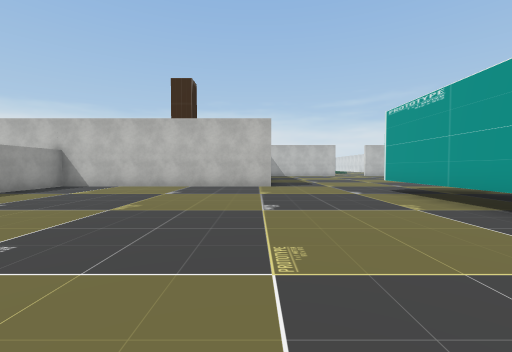
view 1 (above)

22 first-person views from a walk through a 3-D level made in the Unity game engine. The camera is 1.4 m above the floor, tilts 2° down and sees 90° across. The floor is counted in squares, 2 m on a side. Each view is taken from the middle of a square. On the plan, view 1 faces up. The plan holds only what a view shows up to about 9 squares ahead; the rest is blank. The place goes on beyond the plan. The player is left out. Some animated figures are not drawn. Some surface patterns are stand-ins.

view 2
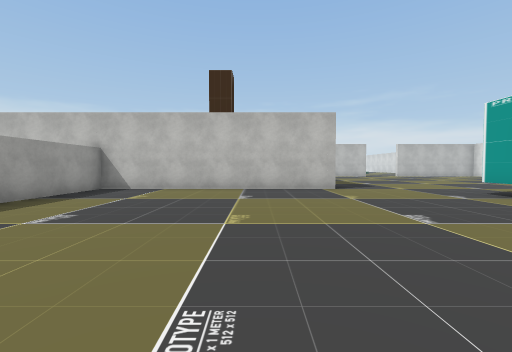

view 3
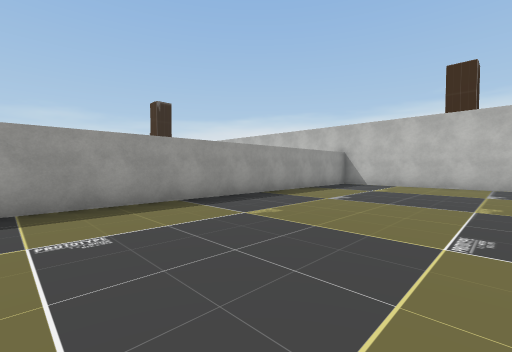

view 4
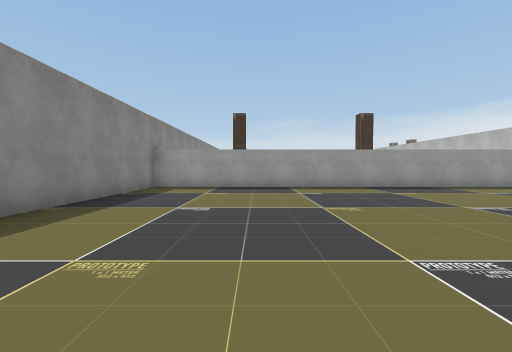

view 5
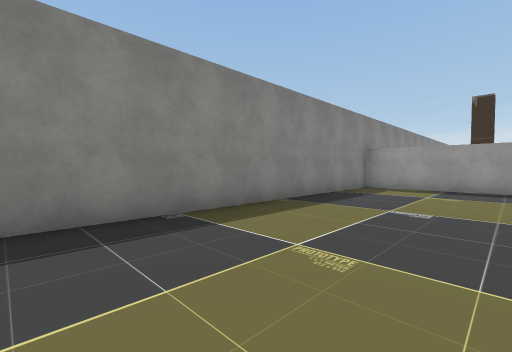

view 6
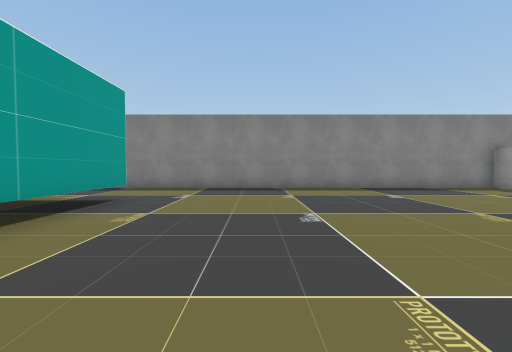

view 7
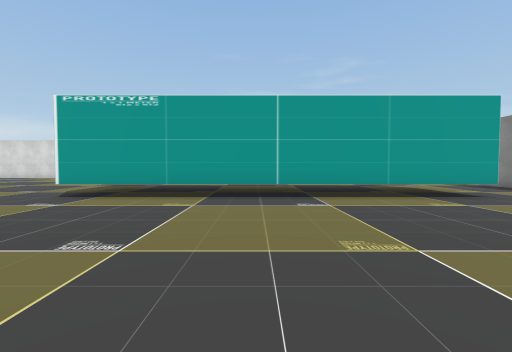

view 8
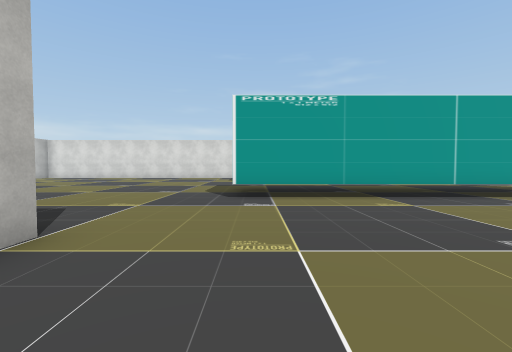

view 9
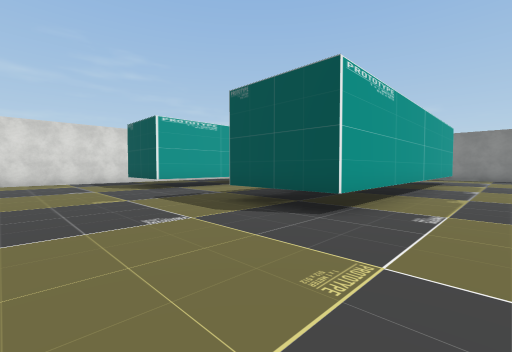

view 10
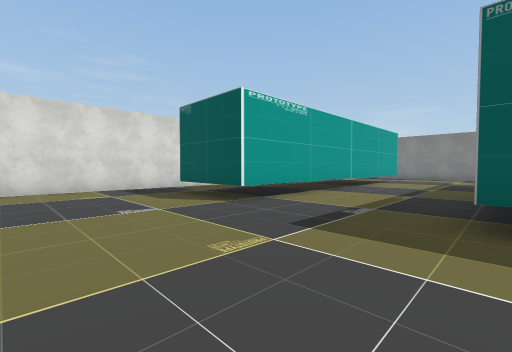

view 11
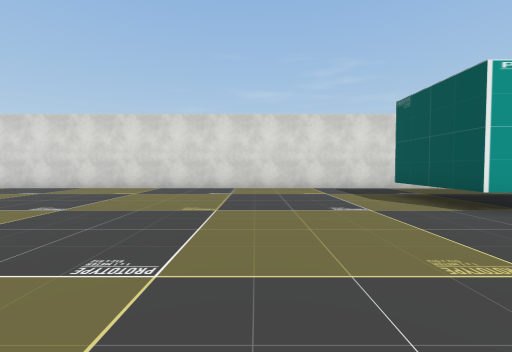

view 12
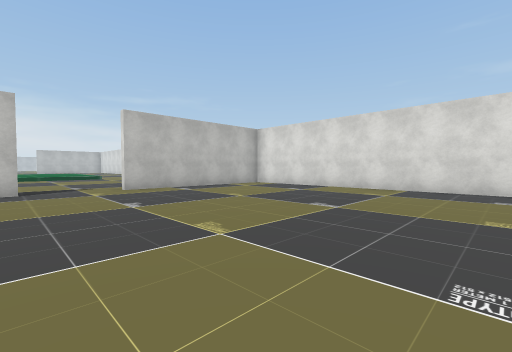

view 13
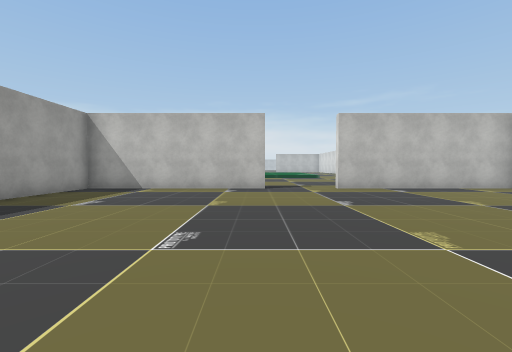

view 14
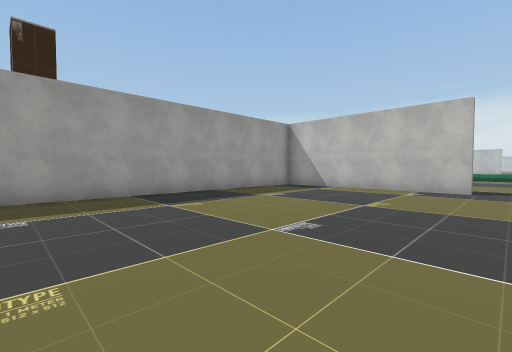

view 15
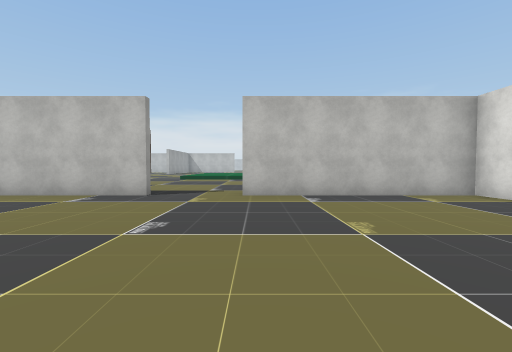

view 16
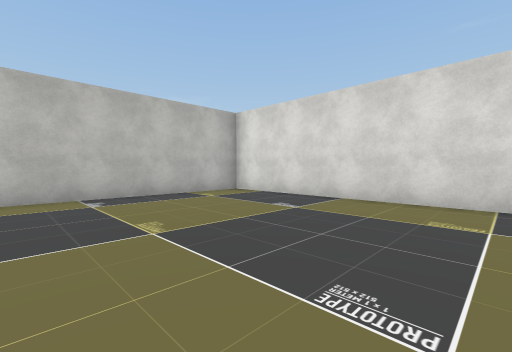

view 17
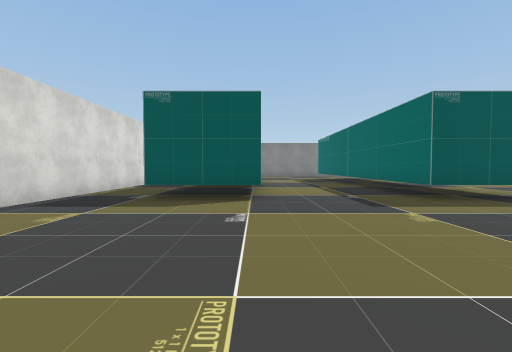

view 18
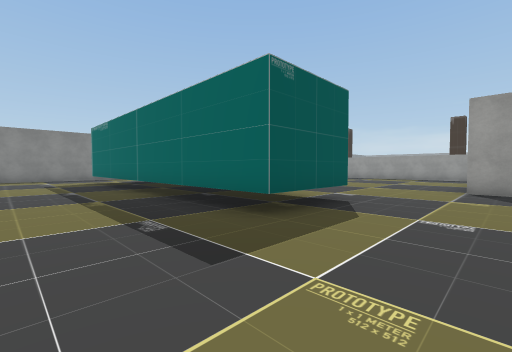

view 19
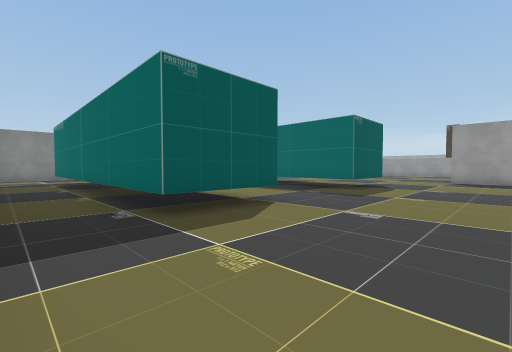

view 20
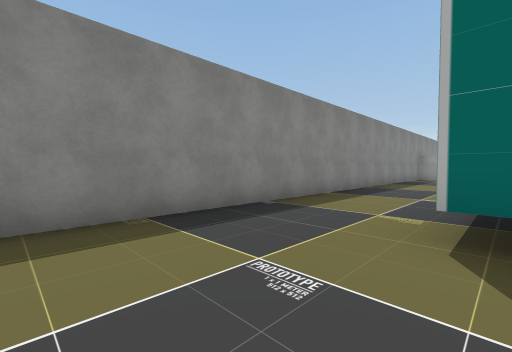

view 21
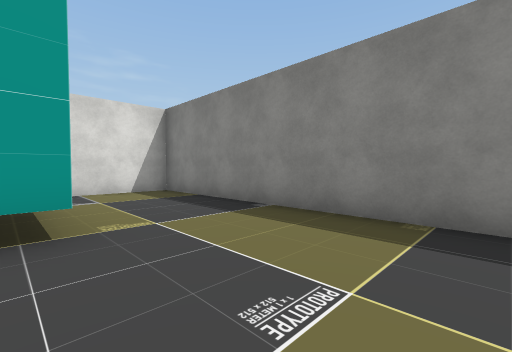

view 22
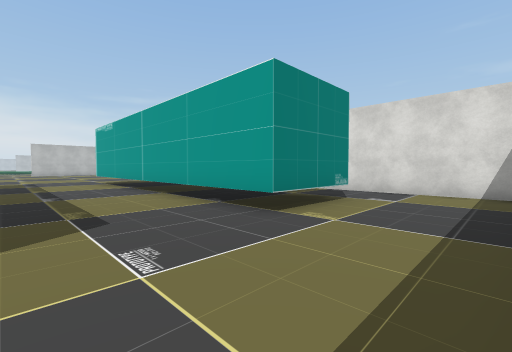

### Floor plan
Key: @ floor where view 1 was taken; # wall or solid block; . floor; T thing the floor can be seen under or through.
Columns run from 7 left of view 1 to 15 right of it. Each row starts with its distance up from view 1.
 24              ..
 23              ...
 22              ....
 21         ######..#######
 20         #.............#
 19         #.............#
 18         #.............#
 17         #.............#
 16         #.............#
 15         #.............#
 14         #.............#
 13         #.............#
 12         #.............#
 11         #.............#
 10         #.............#
  9 #########.............#
  8 #.....................#
  7 #..........TT#...###..#
  6 #..........T T...###..#
  5 #..........T #...###..#
  4 #..........T #...###..#
  3 #..........###...###..
  2 #..........###...###..
  1 #..........###...###..
  0 #......@...T #...###..
 -1 #..........T  ...# #..#
 -2 #..........T T...###..#
 -3 #.....................#
 -4 #.....................#
 -5 #.....................#
 -6 #######################

Positions as (right, up) in squares from view 1, and headings:
1: (0, 0), facing up
2: (-2, 1), facing up
3: (-2, -1), facing up-left
4: (2, -2), facing left
5: (2, -2), facing down-left
6: (1, 3), facing down
7: (-2, 3), facing right
8: (-2, 7), facing right
9: (2, 11), facing down-right
10: (6, 11), facing down-right
11: (6, 11), facing right
12: (6, 12), facing up-right
13: (6, 12), facing up
14: (7, 12), facing up-left
15: (9, 14), facing up
16: (9, 14), facing up-right
17: (10, 13), facing down
18: (9, 10), facing down-left
19: (14, 11), facing down-left
20: (9, -2), facing down-left
21: (7, -2), facing down-right
22: (7, -5), facing up-right
